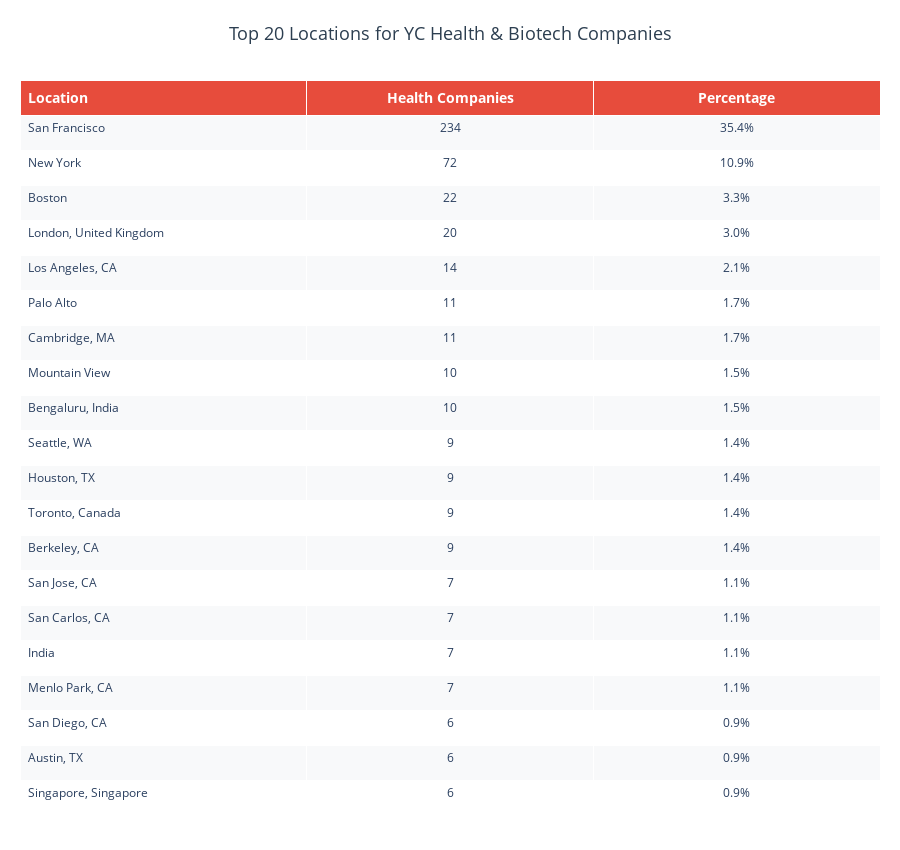

This figure's notebook cell:
### Code cell
import pandas as pd
import plotly.express as px
import plotly.graph_objects as go

# ------------------------------------
# Health Companies Location Analysis
# ------------------------------------
print("🌍 ANALYZING LOCATIONS OF HEALTH & BIOTECH COMPANIES\n")

# Load health tags
HEALTH_TAGS_FILE = "yc_health_tags.txt"
with open(HEALTH_TAGS_FILE, "r", encoding="utf-8") as f:
    health_tags = [line.strip().lower() for line in f if line.strip()]

# Filter for health companies
def has_health_tag(tag_list):
    if not isinstance(tag_list, list):
        return False
    return any(tag in health_tags for tag in tag_list)

df_health_loc = df[df["tags"].apply(has_health_tag)].copy()

print(f"📊 Total health companies: {len(df_health_loc)}")
print(f"   Companies with location data: {df_health_loc['location'].notnull().sum()}")
print(f"   Companies without location: {df_health_loc['location'].isnull().sum()}\n")

# Count companies by location
location_counts = (
    df_health_loc[df_health_loc["location"].notnull()]
    .groupby("location")["company_id"]
    .nunique()
    .reset_index(name="company_count")
    .sort_values("company_count", ascending=False)
)

# Calculate percentage
location_counts["percentage"] = (location_counts["company_count"] / location_counts["company_count"].sum() * 100).round(1)

print("="*80)
print("📍 TOP LOCATIONS FOR HEALTH & BIOTECH COMPANIES")
print("="*80)
display(location_counts.head(30))
print("="*80)
print(f"✅ Total unique locations: {len(location_counts)}")
print("="*80 + "\n")

# ------------------------------------
# Create visual table for top 20 locations
# ------------------------------------
top_20_locations = location_counts.head(20)

fig_loc_table = go.Figure(data=[go.Table(
    header=dict(
        values=['<b>Location</b>', '<b>Health Companies</b>', '<b>Percentage</b>'],
        fill_color='#e74c3c',  # Red/orange color for health theme
        font=dict(color='white', size=14),
        align=['left', 'center', 'center'],
        height=30
    ),
    cells=dict(
        values=[
            top_20_locations['location'],
            top_20_locations['company_count'],
            top_20_locations['percentage'].apply(lambda x: f"{x}%")
        ],
        fill_color=[['#f8f9fa' if i % 2 == 0 else 'white' for i in range(len(top_20_locations))]],
        font=dict(size=12),
        align=['left', 'center', 'center'],
        height=35
    )
)])

fig_loc_table.update_layout(
    title=dict(
        text="Top 20 Locations for YC Health & Biotech Companies",
        font=dict(size=18, color='#2c3e50'),
        x=0.5,
        xanchor='center'
    ),
    width=900,
    height=850,
    margin=dict(l=20, r=20, t=80, b=20)
)

fig_loc_table.show()

### Figure 1 — Plotly figure (JSON) as saved in the notebook; plotly's stock layout.template omitted (floating-point values rounded to 4 significant figures)
{"data": [{"cells": {"align": ["left", "center", "center"], "fill": {"color": [["#f8f9fa", "white", "#f8f9fa", "white", "#f8f9fa", "white", "#f8f9fa", "white", "#f8f9fa", "white", "#f8f9fa", "white", "#f8f9fa", "white", "#f8f9fa", "white", "#f8f9fa", "white", "#f8f9fa", "white"]]}, "font": {"size": 12}, "height": 35, "values": [["San Francisco", "New York", "Boston", "London, United Kingdom", "Los Angeles, CA", "Palo Alto", "Cambridge, MA", "Mountain View", "Bengaluru, India", "Seattle, WA", "Houston, TX", "Toronto, Canada", "Berkeley, CA", "San Jose, CA", "San Carlos, CA", "India", "Menlo Park, CA", "San Diego, CA", "Austin, TX", "Singapore, Singapore"], [234, 72, 22, 20, 14, 11, 11, 10, 10, 9, 9, 9, 9, 7, 7, 7, 7, 6, 6, 6], ["35.4%", "10.9%", "3.3%", "3.0%", "2.1%", "1.7%", "1.7%", "1.5%", "1.5%", "1.4%", "1.4%", "1.4%", "1.4%", "1.1%", "1.1%", "1.1%", "1.1%", "0.9%", "0.9%", "0.9%"]]}, "header": {"align": ["left", "center", "center"], "fill": {"color": "#e74c3c"}, "font": {"color": "white", "size": 14}, "height": 30, "values": ["<b>Location</b>", "<b>Health Companies</b>", "<b>Percentage</b>"]}, "type": "table"}], "layout": {"height": 850, "margin": {"b": 20, "l": 20, "r": 20, "t": 80}, "title": {"font": {"color": "#2c3e50", "size": 18}, "text": "Top 20 Locations for YC Health & Biotech Companies", "x": 0.5, "xanchor": "center"}, "width": 900}}
